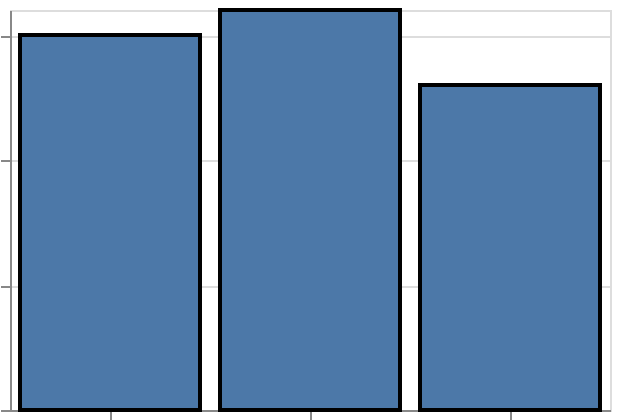

The Vega-Lite source for this figure:
### Vega-Lite specification from a JSON file in a GitHub repository (floating-point values rounded to 4 significant figures)
{"$schema": "https://vega.github.io/schema/vega-lite/v6.json", "padding": 5, "autosize": "none", "width": 300, "height": 200, "data": {"name": "table", "values": [{"c": "A", "g": "p", "x": 1, "y": 2, "v": 5, "t": "2024-01-15", "o": {"v": 3}, "IMDB Rating": 6.1, "d": "x1"}, {"c": "B", "g": "q", "x": 2, "y": 4, "v": 9, "t": "2024-02-20", "o": {"v": 7}, "IMDB Rating": 7.4, "d": "x2"}, {"c": "A", "g": "q", "x": 3, "y": 3, "v": 2, "t": "2024-03-05", "o": {"v": 1}, "IMDB Rating": 5.2, "d": "x1"}, {"c": "C", "g": "p", "x": 4, "y": 6, "v": 7, "t": "2024-05-30", "o": {"v": 4}, "IMDB Rating": 8.8, "d": "x3"}, {"c": "B", "g": "p", "x": 5, "y": 5, "v": 4, "t": "2024-07-11", "o": {"v": 9}, "IMDB Rating": 6.9, "d": "x2"}, {"c": "C", "g": "q", "x": 6, "y": 8, "v": 6, "t": "2024-09-02", "o": {"v": 2}, "IMDB Rating": 7.7, "d": "x3"}, {"c": "A", "g": "p", "x": 7, "y": 7, "v": 8, "t": "2024-11-25", "o": {"v": 5}, "IMDB Rating": 4.4, "d": "x1"}, {"c": "B", "g": "q", "x": 8, "y": 9, "v": 3, "t": "2024-12-31", "o": {"v": 8}, "IMDB Rating": 9.1, "d": "x2"}]}, "mark": "bar", "encoding": {"x": {"field": "c", "type": "nominal"}, "y": {"field": "v", "type": "quantitative", "aggregate": "sum"}, "stroke": {"value": "black"}, "strokeWidth": {"value": 2}}}
